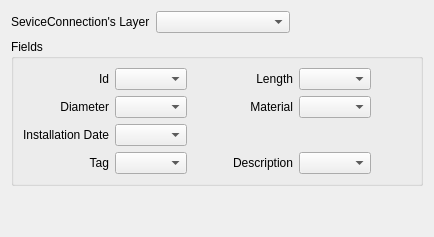
           <widget class="QWidget" name="tabServiceConnections">
            <attribute name="title">
             <string>Connections</string>
            </attribute>
            <layout class="QGridLayout" name="gridLayout_36">
             <item row="0" column="0">
              <layout class="QGridLayout" name="gridLayout_33">
               <item row="1" column="0">
                <widget class="QGroupBox" name="gbServiceConnection">
                 <property name="sizePolicy">
                  <sizepolicy hsizetype="Expanding" vsizetype="Fixed">
                   <horstretch>0</horstretch>
                   <verstretch>0</verstretch>
                  </sizepolicy>
                 </property>
                 <property name="title">
                  <string>Fields</string>
                 </property>
                 <layout class="QGridLayout" name="gridLayout_34">
                  <item row="0" column="1">
                   <layout class="QGridLayout" name="gridLayout_35">
                    <item row="1" column="4">
                     <spacer name="horizontalSpacer_26">
                      <property name="orientation">
                       <enum>Qt::Horizontal</enum>
                      </property>
                      <property name="sizeHint" stdset="0">
                       <size>
                        <width>40</width>
                        <height>20</height>
                       </size>
                      </property>
                     </spacer>
                    </item>
                    <item row="3" column="4">
                     <spacer name="horizontalSpacer_28">
                      <property name="orientation">
                       <enum>Qt::Horizontal</enum>
                      </property>
                      <property name="sizeHint" stdset="0">
                       <size>
                        <width>40</width>
                        <height>20</height>
                       </size>
                      </property>
                     </spacer>
                    </item>
                    <item row="0" column="4">
                     <spacer name="horizontalSpacer_31">
                      <property name="orientation">
                       <enum>Qt::Horizontal</enum>
                      </property>
                      <property name="sizeHint" stdset="0">
                       <size>
                        <width>40</width>
                        <height>20</height>
                       </size>
                      </property>
                     </spacer>
                    </item>
                    <item row="3" column="1">
                     <widget class="QComboBox" name="cbServiceConnection_Tag">
                      <property name="sizePolicy">
                       <sizepolicy hsizetype="Expanding" vsizetype="Fixed">
                        <horstretch>0</horstretch>
                        <verstretch>0</verstretch>
                       </sizepolicy>
                      </property>
                     </widget>
                    </item>
                    <item row="3" column="2">
                     <widget class="QLabel" name="label_52">
                      <property name="minimumSize">
                       <size>
                        <width>100</width>
                        <height>0</height>
                       </size>
                      </property>
                      <property name="text">
                       <string>Description</string>
                      </property>
                      <property name="alignment">
                       <set>Qt::AlignRight|Qt::AlignTrailing|Qt::AlignVCenter</set>
                      </property>
                     </widget>
                    </item>
                    <item row="0" column="1">
                     <widget class="QComboBox" name="cbServiceConnection_Id">
                      <property name="sizePolicy">
                       <sizepolicy hsizetype="Expanding" vsizetype="Fixed">
                        <horstretch>0</horstretch>
                        <verstretch>0</verstretch>
                       </sizepolicy>
                      </property>
                     </widget>
                    </item>
                    <item row="0" column="0">
                     <widget class="QLabel" name="label_38">
                      <property name="minimumSize">
                       <size>
                        <width>70</width>
                        <height>0</height>
                       </size>
                      </property>
                      <property name="text">
                       <string>Id</string>
                      </property>
                      <property name="alignment">
                       <set>Qt::AlignRight|Qt::AlignTrailing|Qt::AlignVCenter</set>
                      </property>
                     </widget>
                    </item>
                    <item row="3" column="3">
                     <widget class="QComboBox" name="cbServiceConnection_Descr">
                      <property name="sizePolicy">
                       <sizepolicy hsizetype="Expanding" vsizetype="Fixed">
                        <horstretch>0</horstretch>
                        <verstretch>0</verstretch>
                       </sizepolicy>
                      </property>
                     </widget>
                    </item>
                    <item row="3" column="0">
                     <widget class="QLabel" name="label_51">
                      <property name="minimumSize">
                       <size>
                        <width>70</width>
                        <height>0</height>
                       </size>
                      </property>
                      <property name="text">
                       <string>Tag</string>
                      </property>
                      <property name="alignment">
                       <set>Qt::AlignRight|Qt::AlignTrailing|Qt::AlignVCenter</set>
                      </property>
                     </widget>
                    </item>
                    <item row="0" column="2">
                     <widget class="QLabel" name="label_57">
                      <property name="minimumSize">
                       <size>
                        <width>70</width>
                        <height>0</height>
                       </size>
                      </property>
                      <property name="text">
                       <string>Length</string>
                      </property>
                      <property name="alignment">
                       <set>Qt::AlignRight|Qt::AlignTrailing|Qt::AlignVCenter</set>
                      </property>
                     </widget>
                    </item>
                    <item row="1" column="0">
                     <widget class="QLabel" name="label_61">
                      <property name="minimumSize">
                       <size>
                        <width>70</width>
                        <height>0</height>
                       </size>
                      </property>
                      <property name="text">
                       <string>Diameter</string>
                      </property>
                      <property name="alignment">
                       <set>Qt::AlignRight|Qt::AlignTrailing|Qt::AlignVCenter</set>
                      </property>
                     </widget>
                    </item>
                    <item row="0" column="3">
                     <widget class="QComboBox" name="cbServiceConnection_Length">
                      <property name="sizePolicy">
                       <sizepolicy hsizetype="Expanding" vsizetype="Fixed">
                        <horstretch>0</horstretch>
                        <verstretch>0</verstretch>
                       </sizepolicy>
                      </property>
                     </widget>
                    </item>
                    <item row="1" column="1">
                     <widget class="QComboBox" name="cbServiceConnection_Diameter">
                      <property name="sizePolicy">
                       <sizepolicy hsizetype="Expanding" vsizetype="Fixed">
                        <horstretch>0</horstretch>
                        <verstretch>0</verstretch>
                       </sizepolicy>
                      </property>
                     </widget>
                    </item>
                    <item row="2" column="0">
                     <widget class="QLabel" name="label_62">
                      <property name="minimumSize">
                       <size>
                        <width>70</width>
                        <height>0</height>
                       </size>
                      </property>
                      <property name="text">
                       <string>Installation Date</string>
                      </property>
                      <property name="alignment">
                       <set>Qt::AlignRight|Qt::AlignTrailing|Qt::AlignVCenter</set>
                      </property>
                     </widget>
                    </item>
                    <item row="2" column="1">
                     <widget class="QComboBox" name="cbServiceConnection_InstDate">
                      <property name="sizePolicy">
                       <sizepolicy hsizetype="Expanding" vsizetype="Fixed">
                        <horstretch>0</horstretch>
                        <verstretch>0</verstretch>
                       </sizepolicy>
                      </property>
                     </widget>
                    </item>
                    <item row="1" column="2">
                     <widget class="QLabel" name="label_67">
                      <property name="minimumSize">
                       <size>
                        <width>70</width>
                        <height>0</height>
                       </size>
                      </property>
                      <property name="text">
                       <string>Material</string>
                      </property>
                      <property name="alignment">
                       <set>Qt::AlignRight|Qt::AlignTrailing|Qt::AlignVCenter</set>
                      </property>
                     </widget>
                    </item>
                    <item row="1" column="3">
                     <widget class="QComboBox" name="cbServiceConnection_Material">
                      <property name="sizePolicy">
                       <sizepolicy hsizetype="Expanding" vsizetype="Fixed">
                        <horstretch>0</horstretch>
                        <verstretch>0</verstretch>
                       </sizepolicy>
                      </property>
                     </widget>
                    </item>
                   </layout>
                  </item>
                 </layout>
                </widget>
               </item>
               <item row="0" column="0">
                <layout class="QHBoxLayout" name="horizontalLayout_20">
                 <item>
                  <widget class="QLabel" name="label_53">
                   <property name="text">
                    <string>SeviceConnection's Layer</string>
                   </property>
                  </widget>
                 </item>
                 <item>
                  <widget class="QComboBox" name="cbServiceConnectionLayer">
                   <property name="sizePolicy">
                    <sizepolicy hsizetype="Expanding" vsizetype="Fixed">
                     <horstretch>0</horstretch>
                     <verstretch>0</verstretch>
                    </sizepolicy>
                   </property>
                  </widget>
                 </item>
                 <item>
                  <spacer name="horizontalSpacer_35">
                   <property name="orientation">
                    <enum>Qt::Horizontal</enum>
                   </property>
                   <property name="sizeHint" stdset="0">
                    <size>
                     <width>40</width>
                     <height>20</height>
                    </size>
                   </property>
                  </spacer>
                 </item>
                </layout>
               </item>
               <item row="2" column="0">
                <spacer name="verticalSpacer_9">
                 <property name="orientation">
                  <enum>Qt::Vertical</enum>
                 </property>
                 <property name="sizeHint" stdset="0">
                  <size>
                   <width>20</width>
                   <height>40</height>
                  </size>
                 </property>
                </spacer>
               </item>
              </layout>
             </item>
            </layout>
           </widget>
